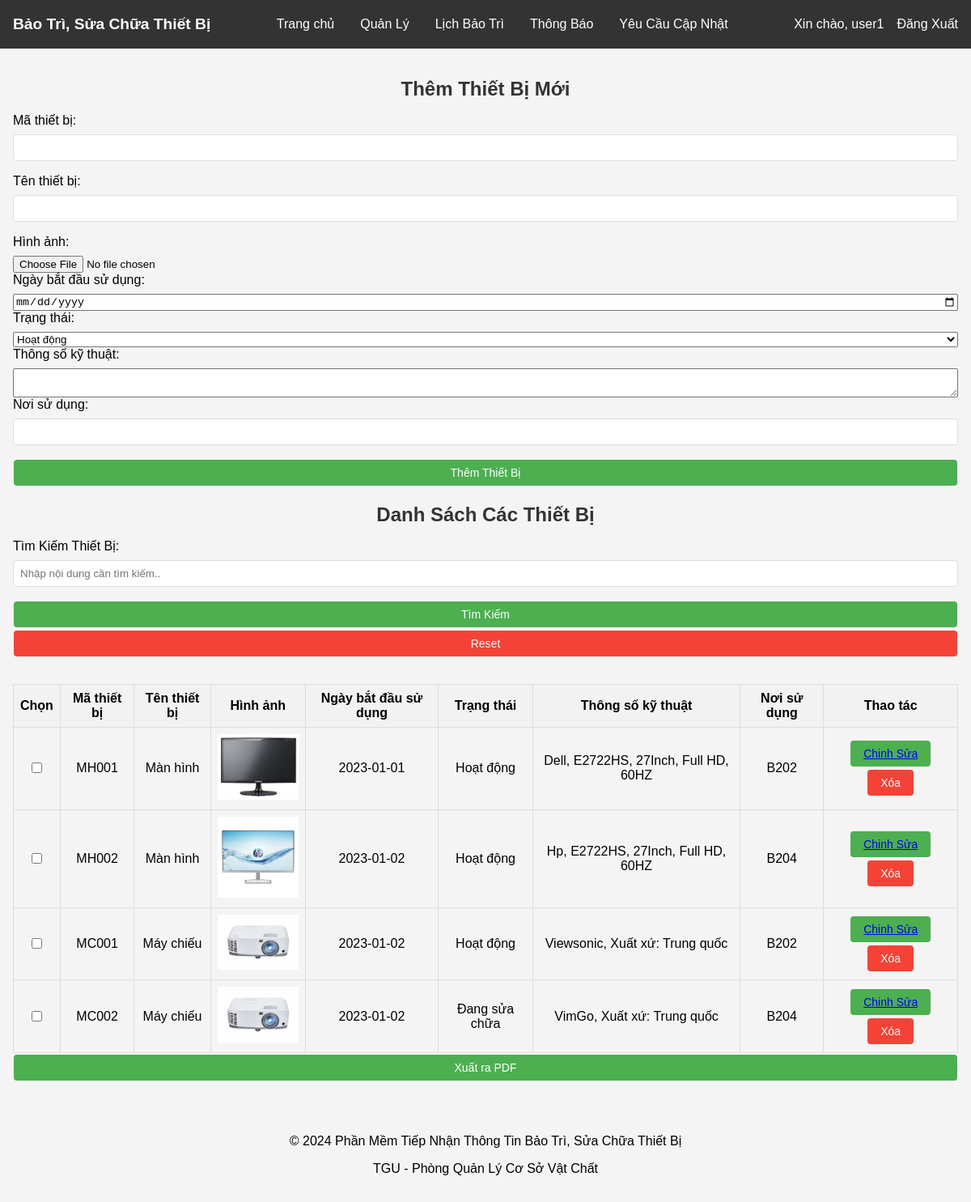
Page /add_device (signed in) on the committed database.
### tables this page shows
CREATE TABLE devices (
        device_code TEXT PRIMARY KEY ,
        device_name TEXT NOT NULL,
        device_image TEXT NOT NULL,
        start_date DATE NOT NULL,
        status TEXT NOT NULL,
        technical_spec TEXT NOT NULL,
        location TEXT NOT NULL
    );

### app.py (the view, shortened to what this page needs)
@app.route('/add_device', methods=['GET', 'POST'])
@login_required
def add_device():
    try:
        with sqlite3.connect('database.db') as conn:
            c = conn.cursor()
            c.execute('SELECT * FROM devices')
            devices = c.fetchall()
            return render_template('admin/add_device.html', devices=devices)
    except sqlite3.Error as e:
        flash(f'Error: {e}')
        return redirect(url_for('add_device'))

### app.py (called while the page is built)
def login_required(f):
    @wraps(f)
    def decorated_function(*args, **kwargs):
        if 'logged_in' not in session:
            flash('You need to log in first.')
            return redirect(url_for('login'))
        return f(*args, **kwargs)
    return decorated_function

### templates/admin/add_device.html (shortened to what this page needs)
{% extends "admin/base.html" %}
{% block content %}
<h2>Thêm Thiết Bị Mới</h2>
<form action="{{ url_for('add_device') }}" method="POST" enctype="multipart/form-data">
    <label for="device_code">Mã thiết bị:</label>
    <input type="text" id="device_code" name="device_code" required>
    <label for="device_name">Tên thiết bị:</label>
    <input type="text" id="device_name" name="device_name" required>
    <label for="device_image">Hình ảnh:</label>
    <input type="file" id="device_image" name="device_image">
    <label for="start_date">Ngày bắt đầu sử dụng:</label>
    <input type="date" id="start_date" name="start_date" required>
    <label for="status">Trạng thái:</label>
    <select id="status" name="status" required>
        <option value="Hoạt động">Hoạt động</option>
    </select>
    <label for="technical_spec">Thông số kỹ thuật:</label>
    <textarea id="technical_spec" name="technical_spec"></textarea>
    <label for="location">Nơi sử dụng:</label>
    <input type="text" id="location" name="location" required>
    <button type="submit">Thêm Thiết Bị</button>
</form>
<h2>Danh Sách Các Thiết Bị</h2>
<form method="GET" action="{{ url_for('list_of_devices') }}" style="margin-bottom: 1rem;">
    <label for="search">Tìm Kiếm Thiết Bị:</label>
    <input type="text" id="search" name="search" value="{{ request.args.get('search', '') }}" placeholder="Nhập nội dung cần tìm kiếm..">
    <button type="submit">Tìm Kiếm</button>
    <a href="{{ url_for('list_of_devices') }}" class="reset-button">Reset</a>
</form>
<form method="POST" action="{{ url_for('export_devices_pdf') }}">
    <table>
        <thead>
            <tr>
                <th>Chọn</th>
                <th>Mã thiết bị</th>
                <th>Tên thiết bị</th>
                <th>Hình ảnh</th>
                <th>Ngày bắt đầu sử dụng</th>
                <th>Trạng thái</th>
                <th>Thông số kỹ thuật</th>
                <th>Nơi sử dụng</th>
                <th>Thao tác</th>
            </tr>
        </thead>
        <tbody>
            {% for device in devices %}
            <tr>
                <td><input type="checkbox" name="device_ids" value="{{ device[0] }}"></td>
                <td>{{ device[0] }}</td>
                <td>{{ device[1] }}</td>
                <td>
                    {% if device[2] %}
                    <img src="{{ url_for('static', filename=device[2].replace('\\', '/')) }}" alt="{{ device[1] }}" width="100">
                    {% else %}
                    No Image
                    {% endif %}
                </td>
                <td>{{ device[3] }}</td>
                <td>{{ device[4] }}</td>
                <td>{{ device[5] }}</td>
                <td>{{ device[6] }}</td>
                <td>
                    <button type="submit"><a href="{{ url_for('edit_device', device_code=device[0]) }}">Chinh Sửa</a></button>
                    <form action="{{ url_for('delete_device', device_code=device[0]) }}" method="POST" style="display:inline;">
                        <button type="submit" onclick="return confirm('Bạn có muốn Xóa thiết bị ra khỏi phần mềm ?')" class="reset-button">Xóa</button>
                    </form>
                </td>
            </tr>
            {% endfor %}
        </tbody>
    </table>
    <button type="submit">Xuất ra PDF</button>
</form>
{% endblock %}

### templates/admin/base.html (shortened to what this page needs)
<!DOCTYPE html>
<html lang="en">
<head>
    <link rel="stylesheet" href="{{ url_for('static', filename='styles.css') }}">
</head>
<body>
    <header>
        <h1>Bảo Trì, Sửa Chữa Thiết Bị</h1>
        <nav>
            <ul>
                <li><a href="{{ url_for('home') }}">Trang chủ</a></li>
                <li>
                    <a href="#">Quản Lý</a>
                </li>
                <li><a href="{{ url_for('schedule_maintenance') }}">Lịch Bảo Trì</a></li>
                <li><a href="{{ url_for('notifications') }}">Thông Báo</a></li>
                <li><a href="{{ url_for('device_update_requests') }}">Yêu Cầu Cập Nhật</a></li>
            </ul>
        </nav>
        <div class="user-info">
            {% if session.logged_in %}
                <span>Xin chào, {{ session.username }}</span>
                <a href="{{ url_for('logout') }}">Đăng Xuất</a>
            {% else %}
                <a href="{{ url_for('login') }}">Đăng Nhập</a>
            {% endif %}
        </div>
    </header>
    <main>
        {% block content %}{% endblock %}
    </main>
    <footer>
        <p>&copy; 2024 Phần Mềm Tiếp Nhận Thông Tin Bảo Trì, Sửa Chữa Thiết Bị</p>
        <p>TGU - Phòng Quản Lý Cơ Sở Vật Chất</p>
    </footer>
</body>
</html>

### static/styles.css (style rules this page uses)
body { font-family: Arial, sans-serif; margin: 0; padding: 0; display: flex; justify-content: center; align-items: center; height: 100vh; background-color: #f4f4f4; }
h1 { font-size: 25px; }
h2 { text-align: center; margin-bottom: 1rem; }
form { display: flex; flex-direction: column; }
label { margin-bottom: 0.5rem; }
input[type="text"], input[type="password"] { padding: 0.5rem; margin-bottom: 1rem; border: 1px solid #ddd; border-radius: 4px; }
button { padding: 0.5rem; background-color: #333; color: white; border: none; border-radius: 4px; cursor: pointer; }
form { margin-bottom: 1rem; }
table { width: 100%; border-collapse: collapse; margin-top: 1rem; text-align: center; }
th, td { border: 1px solid #ddd; padding: 8px; }
th { background-color: #f2f2f2; font-weight: bold; }
img { max-width: 100px; height: auto; }
button, .reset-button { background-color: #4CAF50; color: white; border: none; padding: 8px 16px; text-align: center; text-decoration: none; display: inline-block; font-size: 14px; margin: 2px 1px; cursor: pointer; border-radius: 4px; }
.reset-button { background-color: #f44336; }
body { font-family: Arial, sans-serif; margin: 0; padding: 0; background-color: #f4f4f4; }
h2 { color: #333; }

### templates/admin/base.html (style rules this page uses)
body { font-family: Arial, sans-serif; margin: 0; padding: 0; display: flex; flex-direction: column; min-height: 100vh; }
header { width: 100%; display: flex; justify-content: space-between; align-items: center; background-color: #333; color: white; padding: 0 1rem; position: fixed; top: 0; left: 0; z-index: 1000; height: 60px; box-sizing: border-box; }
h1 { margin: 0; font-size: 1.2rem; white-space: nowrap; }
nav ul { list-style: none; margin: 0; padding: 0; display: flex; flex-wrap: nowrap; }
nav ul li { margin: 0 1rem; position: relative; }
nav ul li a { color: white; text-decoration: none; }
.user-info { display: flex; align-items: center; }
.user-info span { margin-right: 1rem; }
.user-info a { color: white; text-decoration: none; }
main { flex: 1; padding: 1rem; margin-top: 60px; box-sizing: border-box; overflow: auto; }
footer { background-color: #f4f4f4; text-align: center; padding: 1rem; box-sizing: border-box; }

### rows in the picture
devices: device_code "MH001", device_name "Màn hình", shows a picture, start_date "2023-01-01", status "Hoạt động", technical_spec "Dell, E2722HS, 27Inch, Full HD, 60HZ", location "B202"
devices: device_code "MH002", device_name "Màn hình", shows a picture, start_date "2023-01-02", status "Hoạt động", technical_spec "Hp, E2722HS, 27Inch, Full HD, 60HZ", location "B204"
devices: device_code "MC001", device_name "Máy chiếu", start_date "2023-01-02", status "Hoạt động", technical_spec "Viewsonic, Xuất xứ: Trung quốc", location "B202"
devices: device_code "MC002", device_name "Máy chiếu", start_date "2023-01-02", status "Đang sửa chữa", technical_spec "VimGo, Xuất xứ: Trung quốc", location "B204"

### other values in the picture
{{ session.username }} "user1"
